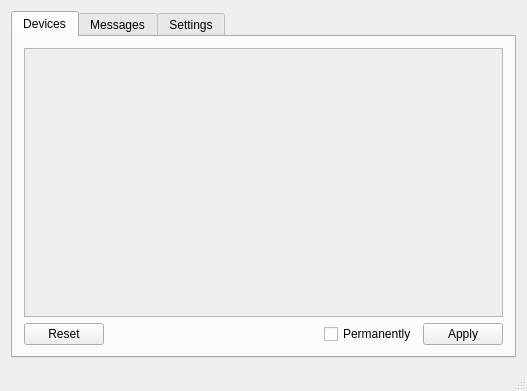
<?xml version="1.0" encoding="UTF-8"?>
<ui version="4.0">
 <class>MainWindow</class>
 <widget class="QMainWindow" name="MainWindow">
  <property name="geometry">
   <rect>
    <x>0</x>
    <y>0</y>
    <width>527</width>
    <height>391</height>
   </rect>
  </property>
  <property name="windowTitle">
   <string>MainWindow</string>
  </property>
  <widget class="QWidget" name="centralWidget">
   <layout class="QGridLayout" name="gridLayout">
    <item row="0" column="0">
     <widget class="QTabWidget" name="tabWidget">
      <property name="currentIndex">
       <number>0</number>
      </property>
      <widget class="QWidget" name="device_tab">
       <property name="enabled">
        <bool>true</bool>
       </property>
       <attribute name="title">
        <string>Devices</string>
       </attribute>
       <layout class="QGridLayout" name="gridLayout_2">
        <item row="1" column="0">
         <widget class="QPushButton" name="reset_button">
          <property name="text">
           <string>Reset</string>
          </property>
         </widget>
        </item>
        <item row="1" column="1">
         <spacer name="horizontalSpacer">
          <property name="orientation">
           <enum>Qt::Horizontal</enum>
          </property>
          <property name="sizeHint" stdset="0">
           <size>
            <width>40</width>
            <height>20</height>
           </size>
          </property>
         </spacer>
        </item>
        <item row="1" column="3">
         <widget class="QPushButton" name="apply_button">
          <property name="enabled">
           <bool>true</bool>
          </property>
          <property name="text">
           <string>Apply</string>
          </property>
          <property name="checkable">
           <bool>false</bool>
          </property>
         </widget>
        </item>
        <item row="0" column="0" colspan="4">
         <widget class="QTreeView" name="device_view">
          <property name="enabled">
           <bool>false</bool>
          </property>
          <property name="font">
           <font>
            <family>DejaVu Sans Mono</family>
           </font>
          </property>
          <property name="styleSheet">
           <string notr="true"/>
          </property>
          <property name="frameShape">
           <enum>QFrame::StyledPanel</enum>
          </property>
          <property name="frameShadow">
           <enum>QFrame::Plain</enum>
          </property>
          <property name="editTriggers">
           <set>QAbstractItemView::CurrentChanged|QAbstractItemView::EditKeyPressed|QAbstractItemView::SelectedClicked</set>
          </property>
          <property name="alternatingRowColors">
           <bool>true</bool>
          </property>
          <property name="selectionBehavior">
           <enum>QAbstractItemView::SelectRows</enum>
          </property>
          <property name="textElideMode">
           <enum>Qt::ElideMiddle</enum>
          </property>
          <property name="indentation">
           <number>20</number>
          </property>
          <property name="rootIsDecorated">
           <bool>true</bool>
          </property>
          <property name="uniformRowHeights">
           <bool>true</bool>
          </property>
          <property name="sortingEnabled">
           <bool>false</bool>
          </property>
          <attribute name="headerShowSortIndicator" stdset="0">
           <bool>false</bool>
          </attribute>
          <attribute name="headerStretchLastSection">
           <bool>true</bool>
          </attribute>
         </widget>
        </item>
        <item row="1" column="2">
         <widget class="QCheckBox" name="permanent_checkbox">
          <property name="text">
           <string>Permanently</string>
          </property>
         </widget>
        </item>
       </layout>
      </widget>
      <widget class="QWidget" name="message_tab">
       <attribute name="title">
        <string>Messages</string>
       </attribute>
       <layout class="QGridLayout" name="gridLayout_3">
        <item row="0" column="0">
         <widget class="QTextBrowser" name="messages_text">
          <property name="font">
           <font>
            <family>Monospace</family>
            <pointsize>8</pointsize>
           </font>
          </property>
         </widget>
        </item>
       </layout>
      </widget>
      <widget class="QWidget" name="settings_tab">
       <attribute name="title">
        <string>Settings</string>
       </attribute>
       <layout class="QGridLayout" name="gridLayout_4">
        <item row="0" column="0" colspan="2">
         <widget class="QToolBox" name="toolBox">
          <property name="currentIndex">
           <number>1</number>
          </property>
          <widget class="QWidget" name="page">
           <property name="geometry">
            <rect>
             <x>0</x>
             <y>0</y>
             <width>198</width>
             <height>126</height>
            </rect>
           </property>
           <attribute name="label">
            <string>Notifications</string>
           </attribute>
           <layout class="QGridLayout" name="gridLayout_6">
            <item row="1" column="0">
             <widget class="QCheckBox" name="notify_allowed">
              <property name="text">
               <string>Allowed</string>
              </property>
             </widget>
            </item>
            <item row="0" column="2">
             <widget class="QCheckBox" name="notify_removed">
              <property name="text">
               <string>Removed</string>
              </property>
             </widget>
            </item>
            <item row="2" column="0">
             <widget class="QCheckBox" name="notify_rejected">
              <property name="text">
               <string>Rejected</string>
              </property>
              <property name="checked">
               <bool>true</bool>
              </property>
             </widget>
            </item>
            <item row="0" column="0">
             <widget class="QCheckBox" name="notify_inserted">
              <property name="text">
               <string>Inserted</string>
              </property>
              <property name="checked">
               <bool>true</bool>
              </property>
             </widget>
            </item>
            <item row="4" column="0">
             <spacer name="verticalSpacer_2">
              <property name="orientation">
               <enum>Qt::Vertical</enum>
              </property>
              <property name="sizeHint" stdset="0">
               <size>
                <width>20</width>
                <height>40</height>
               </size>
              </property>
             </spacer>
            </item>
            <item row="1" column="2">
             <widget class="QCheckBox" name="notify_blocked">
              <property name="text">
               <string>Blocked</string>
              </property>
              <property name="checked">
               <bool>true</bool>
              </property>
             </widget>
            </item>
            <item row="3" column="0">
             <widget class="QCheckBox" name="notify_dbus">
              <property name="text">
               <string>D-Bus status</string>
              </property>
             </widget>
            </item>
            <item row="2" column="2">
             <widget class="QCheckBox" name="notify_present">
              <property name="text">
               <string>Present</string>
              </property>
             </widget>
            </item>
           </layout>
          </widget>
          <widget class="QWidget" name="page_2">
           <property name="geometry">
            <rect>
             <x>0</x>
             <y>0</y>
             <width>487</width>
             <height>246</height>
            </rect>
           </property>
           <attribute name="label">
            <string>Device Dialog</string>
           </attribute>
           <layout class="QGridLayout" name="gridLayout_5">
            <item row="4" column="0" colspan="3">
             <widget class="QCheckBox" name="decision_permanent_checkbox">
              <property name="text">
               <string>Decision is permanent by default</string>
              </property>
             </widget>
            </item>
            <item row="5" column="0" colspan="3">
             <widget class="QCheckBox" name="show_reject_button_checkbox">
              <property name="toolTip">
               <string>&lt;html&gt;&lt;head/&gt;&lt;body&gt;&lt;p&gt;Reject causes the device to be logically removed from the operating system. The device might still get power from the from the bus, however, it has to be reinserted for it to get visible for the operating system again.&lt;/p&gt;&lt;/body&gt;&lt;/html&gt;</string>
              </property>
              <property name="text">
               <string>Show the Reject button</string>
              </property>
             </widget>
            </item>
            <item row="8" column="0">
             <spacer name="verticalSpacer">
              <property name="orientation">
               <enum>Qt::Vertical</enum>
              </property>
              <property name="sizeHint" stdset="0">
               <size>
                <width>20</width>
                <height>40</height>
               </size>
              </property>
             </spacer>
            </item>
            <item row="1" column="0">
             <widget class="QLabel" name="label_2">
              <property name="text">
               <string>Default decision timeout (seconds)</string>
              </property>
             </widget>
            </item>
            <item row="3" column="0">
             <widget class="QLabel" name="label_3">
              <property name="text">
               <string>Decision method</string>
              </property>
             </widget>
            </item>
            <item row="0" column="0">
             <widget class="QLabel" name="label">
              <property name="text">
               <string>Default decision</string>
              </property>
             </widget>
            </item>
            <item row="0" column="2">
             <widget class="QComboBox" name="default_decision_combobox">
              <item>
               <property name="text">
                <string>allow</string>
               </property>
              </item>
              <item>
               <property name="text">
                <string>block</string>
               </property>
              </item>
              <item>
               <property name="text">
                <string>reject</string>
               </property>
              </item>
             </widget>
            </item>
            <item row="1" column="2">
             <widget class="QSpinBox" name="decision_timeout">
              <property name="suffix">
               <string/>
              </property>
              <property name="maximum">
               <number>3600</number>
              </property>
              <property name="value">
               <number>23</number>
              </property>
             </widget>
            </item>
            <item row="3" column="2">
             <widget class="QComboBox" name="decision_method_combobox">
              <item>
               <property name="text">
                <string>Buttons</string>
               </property>
              </item>
             </widget>
            </item>
            <item row="6" column="0">
             <widget class="QCheckBox" name="randomize_position_checkbox">
              <property name="text">
               <string>Randomize position of the window</string>
              </property>
              <property name="checked">
               <bool>true</bool>
              </property>
             </widget>
            </item>
            <item row="7" column="0">
             <widget class="QCheckBox" name="mask_serial_checkbox">
              <property name="toolTip">
               <string>&lt;html&gt;&lt;head/&gt;&lt;body&gt;&lt;p&gt;Starting from the end, mask every 2nd character in the displayed serial number value with an asterisk symbol.&lt;/p&gt;&lt;/body&gt;&lt;/html&gt;</string>
              </property>
              <property name="text">
               <string>Mask the serial number value</string>
              </property>
              <property name="checked">
               <bool>true</bool>
              </property>
             </widget>
            </item>
           </layout>
          </widget>
         </widget>
        </item>
       </layout>
      </widget>
     </widget>
    </item>
   </layout>
  </widget>
  <widget class="QStatusBar" name="statusBar"/>
  <action name="actionQuit">
   <property name="text">
    <string>Quit</string>
   </property>
  </action>
  <action name="actionOpenPanel">
   <property name="text">
    <string>Open Panel</string>
   </property>
  </action>
 </widget>
 <layoutdefault spacing="6" margin="11"/>
 <resources/>
 <connections/>
</ui>
